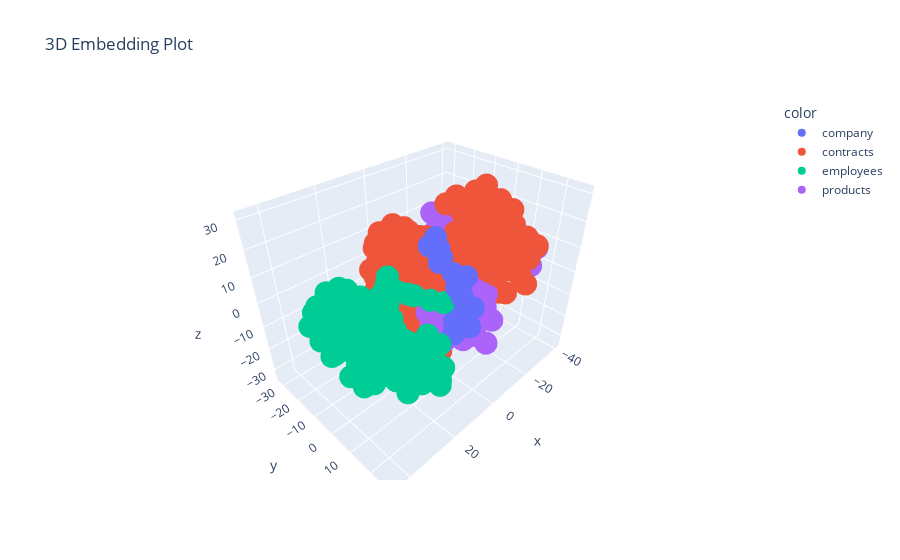

Notebook code for this chart:
### Code cell
import plotly.express as px
tsne = TSNE(n_components=3,random_state=42)
reduced_vectors = tsne.fit_transform(vectors)
fig = px.scatter_3d(
  x=reduced_vectors[:,0],
  y=reduced_vectors[:,1],
  z=reduced_vectors[:,2],
  color = doc_types,
  title="3D Embedding Plot"
)

fig.show()
